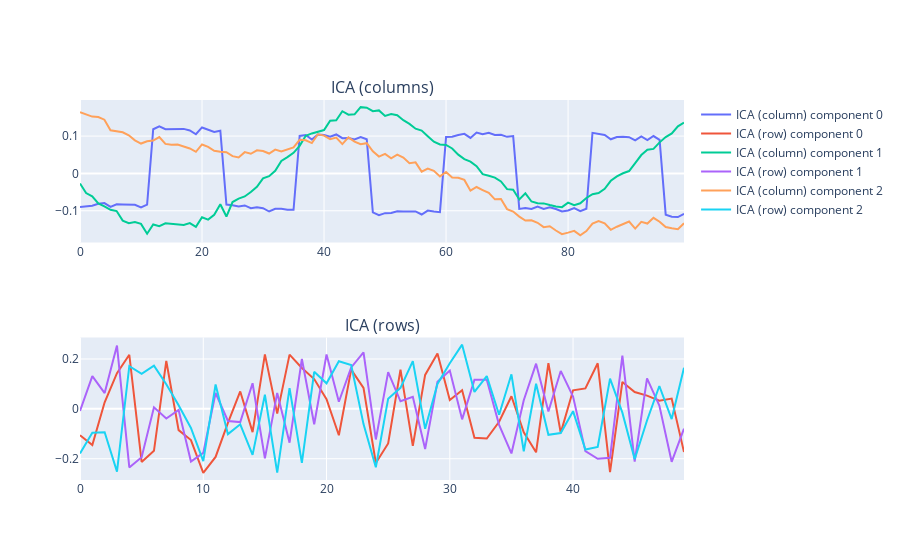

This figure's notebook cell:
### Markdown cell above
Our data matrix, _idps_, is now a n_samples x n_idps matrix. The linear combination of the signal is to be found in each column.

### 2.1 Apply ICA to find the underlying signal in the columns
Now, we will apply ICA onto our data matrix. The FastICA algorithm implemented in python expects the samples to be in the columns.

### Code cell
from sklearn.decomposition import FastICA

n_components = n_sources

ica = FastICA(n_components)
components = ica.fit_transform(idps)
componentsT = ica.fit_transform(idps.T)

figure = make_subplots(2, 1, subplot_titles=['ICA (columns)','ICA (rows)'])
for i in range(n_components):
    figure.add_trace(
        go.Scatter(
            x=np.arange(n_samples),
            y=components[:, i],
            mode='lines',
            name=f'ICA (column) component {i}'
        ),
        row=1,
        col=1
    )
    figure.add_trace(
        go.Scatter(
            x=np.arange(n_samples),
            y=componentsT[:, i],
            mode='lines',
            name=f'ICA (row) component {i}'
        ),
        row=2,
        col=1
    )

iplot(figure)
